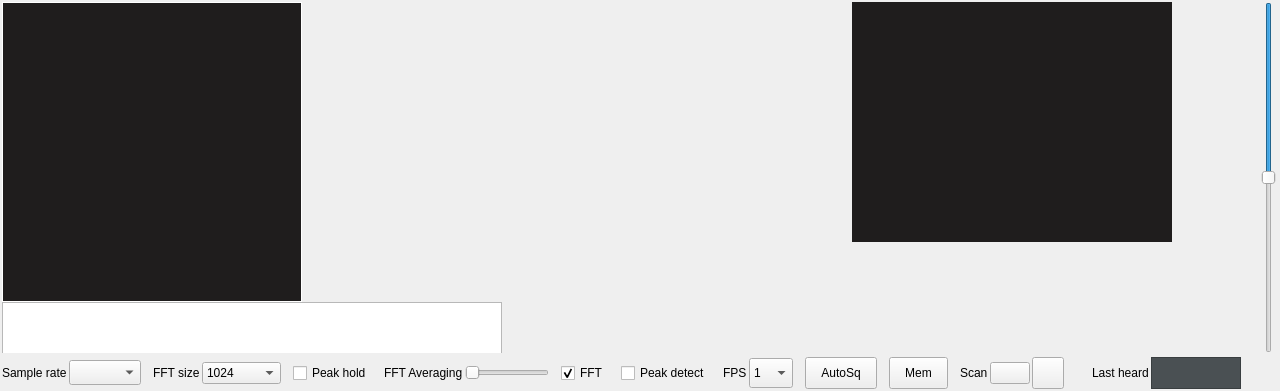
         <widget class="QFrame" name="plotterContainer">
          <property name="geometry">
           <rect>
            <x>0</x>
            <y>0</y>
            <width>1280</width>
            <height>391</height>
           </rect>
          </property>
          <property name="sizePolicy">
           <sizepolicy hsizetype="MinimumExpanding" vsizetype="MinimumExpanding">
            <horstretch>0</horstretch>
            <verstretch>0</verstretch>
           </sizepolicy>
          </property>
          <property name="minimumSize">
           <size>
            <width>400</width>
            <height>200</height>
           </size>
          </property>
          <layout class="QGridLayout" name="gridLayout_6">
           <property name="sizeConstraint">
            <enum>QLayout::SetMaximumSize</enum>
           </property>
           <property name="leftMargin">
            <number>2</number>
           </property>
           <property name="topMargin">
            <number>2</number>
           </property>
           <property name="rightMargin">
            <number>4</number>
           </property>
           <property name="bottomMargin">
            <number>1</number>
           </property>
           <property name="horizontalSpacing">
            <number>3</number>
           </property>
           <property name="verticalSpacing">
            <number>2</number>
           </property>
           <item row="0" column="2">
            <widget class="QSlider" name="panadapterSlider">
             <property name="toolTip">
              <string>Panadapter/Waterfall size</string>
             </property>
             <property name="whatsThis">
              <string>Panadapter/Waterfall size</string>
             </property>
             <property name="maximum">
              <number>100</number>
             </property>
             <property name="value">
              <number>50</number>
             </property>
             <property name="orientation">
              <enum>Qt::Vertical</enum>
             </property>
             <property name="invertedAppearance">
              <bool>true</bool>
             </property>
             <property name="invertedControls">
              <bool>false</bool>
             </property>
            </widget>
           </item>
           <item row="0" column="1">
            <widget class="CPlotter" name="plotterFrame">
             <property name="sizePolicy">
              <sizepolicy hsizetype="MinimumExpanding" vsizetype="MinimumExpanding">
               <horstretch>0</horstretch>
               <verstretch>0</verstretch>
              </sizepolicy>
             </property>
             <property name="minimumSize">
              <size>
               <width>500</width>
               <height>300</height>
              </size>
             </property>
             <property name="maximumSize">
              <size>
               <width>32764</width>
               <height>32764</height>
              </size>
             </property>
             <property name="styleSheet">
              <string notr="true">font: 10pt &quot;Sans Serif&quot;;
QToolTip {
font: 12pt &quot;Sans Serif&quot;;
color:white;
 border-width:0px; s
border-style:solid; 
background-color:black;
}</string>
             </property>
             <widget class="QWidget" name="constellationDisplay" native="true">
              <property name="geometry">
               <rect>
                <x>0</x>
                <y>0</y>
                <width>300</width>
                <height>300</height>
               </rect>
              </property>
              <property name="sizePolicy">
               <sizepolicy hsizetype="Fixed" vsizetype="Fixed">
                <horstretch>0</horstretch>
                <verstretch>0</verstretch>
               </sizepolicy>
              </property>
              <property name="minimumSize">
               <size>
                <width>300</width>
                <height>300</height>
               </size>
              </property>
              <property name="maximumSize">
               <size>
                <width>300</width>
                <height>300</height>
               </size>
              </property>
              <property name="styleSheet">
               <string notr="true">border: 1px solid white;
background-color: #1F1D1D;</string>
              </property>
              <widget class="QLabel" name="constellationLabel">
               <property name="geometry">
                <rect>
                 <x>0</x>
                 <y>0</y>
                 <width>300</width>
                 <height>300</height>
                </rect>
               </property>
               <property name="toolTip">
                <string>Constellation display</string>
               </property>
               <property name="text">
                <string/>
               </property>
              </widget>
             </widget>
             <widget class="QWidget" name="videoFrame" native="true">
              <property name="geometry">
               <rect>
                <x>850</x>
                <y>0</y>
                <width>320</width>
                <height>240</height>
               </rect>
              </property>
              <property name="sizePolicy">
               <sizepolicy hsizetype="Fixed" vsizetype="Fixed">
                <horstretch>0</horstretch>
                <verstretch>0</verstretch>
               </sizepolicy>
              </property>
              <property name="styleSheet">
               <string notr="true">border: 0px solid black;
background-color: #1F1D1D;</string>
              </property>
              <widget class="QLabel" name="videoLabel">
               <property name="geometry">
                <rect>
                 <x>0</x>
                 <y>0</y>
                 <width>320</width>
                 <height>240</height>
                </rect>
               </property>
               <property name="sizePolicy">
                <sizepolicy hsizetype="Fixed" vsizetype="Fixed">
                 <horstretch>0</horstretch>
                 <verstretch>0</verstretch>
                </sizepolicy>
               </property>
               <property name="minimumSize">
                <size>
                 <width>320</width>
                 <height>240</height>
                </size>
               </property>
               <property name="maximumSize">
                <size>
                 <width>320</width>
                 <height>240</height>
                </size>
               </property>
               <property name="styleSheet">
                <string notr="true">border: 0px black;</string>
               </property>
               <property name="frameShape">
                <enum>QFrame::NoFrame</enum>
               </property>
               <property name="frameShadow">
                <enum>QFrame::Plain</enum>
               </property>
               <property name="lineWidth">
                <number>0</number>
               </property>
               <property name="midLineWidth">
                <number>0</number>
               </property>
               <property name="text">
                <string/>
               </property>
               <property name="alignment">
                <set>Qt::AlignCenter</set>
               </property>
              </widget>
             </widget>
             <widget class="QTextEdit" name="secondaryTextDisplay">
              <property name="geometry">
               <rect>
                <x>0</x>
                <y>300</y>
                <width>500</width>
                <height>100</height>
               </rect>
              </property>
              <property name="sizePolicy">
               <sizepolicy hsizetype="Fixed" vsizetype="Fixed">
                <horstretch>0</horstretch>
                <verstretch>0</verstretch>
               </sizepolicy>
              </property>
              <property name="styleSheet">
               <string notr="true"/>
              </property>
              <property name="lineWidth">
               <number>3</number>
              </property>
              <property name="horizontalScrollBarPolicy">
               <enum>Qt::ScrollBarAlwaysOff</enum>
              </property>
             </widget>
            </widget>
           </item>
           <item row="1" column="1">
            <layout class="QHBoxLayout" name="horizontalLayout_2" stretch="0,0,0,0,0,0,0,0,0,0,0,0,0,0,0,0,0,0,0,0,0,0,0,0,0,0,0,0,0,0">
             <property name="spacing">
              <number>2</number>
             </property>
             <property name="sizeConstraint">
              <enum>QLayout::SetMaximumSize</enum>
             </property>
             <property name="topMargin">
              <number>2</number>
             </property>
             <property name="bottomMargin">
              <number>1</number>
             </property>
             <item>
              <widget class="QLabel" name="label_16">
               <property name="styleSheet">
                <string notr="true">font: 8pt &quot;Sans Serif&quot;;
</string>
               </property>
               <property name="text">
                <string>Sample rate</string>
               </property>
              </widget>
             </item>
             <item>
              <widget class="QComboBox" name="sampleRateBox">
               <property name="font">
                <font>
                 <family>Sans Serif</family>
                 <pointsize>9</pointsize>
                 <weight>50</weight>
                 <italic>false</italic>
                 <bold>false</bold>
                </font>
               </property>
               <property name="toolTip">
                <string>Set sample rate</string>
               </property>
               <property name="styleSheet">
                <string notr="true">font: 9pt &quot;Sans Serif&quot;;
</string>
               </property>
              </widget>
             </item>
             <item>
              <spacer name="horizontalSpacer_9">
               <property name="orientation">
                <enum>Qt::Horizontal</enum>
               </property>
               <property name="sizeType">
                <enum>QSizePolicy::Fixed</enum>
               </property>
               <property name="sizeHint" stdset="0">
                <size>
                 <width>10</width>
                 <height>10</height>
                </size>
               </property>
              </spacer>
             </item>
             <item>
              <widget class="QLabel" name="label_17">
               <property name="styleSheet">
                <string notr="true">font: 8pt &quot;Sans Serif&quot;;
</string>
               </property>
               <property name="text">
                <string>FFT size</string>
               </property>
              </widget>
             </item>
             <item>
              <widget class="QComboBox" name="fftSizeBox">
               <property name="toolTip">
                <string>Set FFT size</string>
               </property>
               <property name="styleSheet">
                <string notr="true">font: 9pt &quot;Sans Serif&quot;;</string>
               </property>
               <property name="currentIndex">
                <number>0</number>
               </property>
               <property name="maxVisibleItems">
                <number>15</number>
               </property>
               <item>
                <property name="text">
                 <string>1024</string>
                </property>
               </item>
               <item>
                <property name="text">
                 <string>2048</string>
                </property>
               </item>
               <item>
                <property name="text">
                 <string>4096</string>
                </property>
               </item>
               <item>
                <property name="text">
                 <string>8192</string>
                </property>
               </item>
               <item>
                <property name="text">
                 <string>16384</string>
                </property>
               </item>
               <item>
                <property name="text">
                 <string>32768</string>
                </property>
               </item>
               <item>
                <property name="text">
                 <string>65536</string>
                </property>
               </item>
               <item>
                <property name="text">
                 <string>131072</string>
                </property>
               </item>
               <item>
                <property name="text">
                 <string>262144</string>
                </property>
               </item>
               <item>
                <property name="text">
                 <string>524288</string>
                </property>
               </item>
               <item>
                <property name="text">
                 <string>1048576</string>
                </property>
               </item>
              </widget>
             </item>
             <item>
              <spacer name="horizontalSpacer_7">
               <property name="orientation">
                <enum>Qt::Horizontal</enum>
               </property>
               <property name="sizeType">
                <enum>QSizePolicy::Fixed</enum>
               </property>
               <property name="sizeHint" stdset="0">
                <size>
                 <width>10</width>
                 <height>20</height>
                </size>
               </property>
              </spacer>
             </item>
             <item>
              <widget class="QCheckBox" name="peakHoldCheckBox">
               <property name="toolTip">
                <string>FFT peak hold</string>
               </property>
               <property name="styleSheet">
                <string notr="true">font: 8pt &quot;Sans Serif&quot;;
</string>
               </property>
               <property name="text">
                <string>Peak hold</string>
               </property>
              </widget>
             </item>
             <item>
              <spacer name="horizontalSpacer">
               <property name="orientation">
                <enum>Qt::Horizontal</enum>
               </property>
               <property name="sizeType">
                <enum>QSizePolicy::Fixed</enum>
               </property>
               <property name="sizeHint" stdset="0">
                <size>
                 <width>10</width>
                 <height>20</height>
                </size>
               </property>
              </spacer>
             </item>
             <item>
              <widget class="QLabel" name="label_35">
               <property name="styleSheet">
                <string notr="true">font: 8pt &quot;Sans Serif&quot;;</string>
               </property>
               <property name="text">
                <string>FFT Averaging</string>
               </property>
              </widget>
             </item>
             <item>
              <widget class="QSlider" name="averagingSlider">
               <property name="sizePolicy">
                <sizepolicy hsizetype="Fixed" vsizetype="Fixed">
                 <horstretch>0</horstretch>
                 <verstretch>0</verstretch>
                </sizepolicy>
               </property>
               <property name="maximumSize">
                <size>
                 <width>16777215</width>
                 <height>25</height>
                </size>
               </property>
               <property name="toolTip">
                <string>Averaging</string>
               </property>
               <property name="minimum">
                <number>1</number>
               </property>
               <property name="maximum">
                <number>10</number>
               </property>
               <property name="pageStep">
                <number>1</number>
               </property>
               <property name="orientation">
                <enum>Qt::Horizontal</enum>
               </property>
              </widget>
             </item>
             <item>
              <spacer name="horizontalSpacer_2">
               <property name="orientation">
                <enum>Qt::Horizontal</enum>
               </property>
               <property name="sizeType">
                <enum>QSizePolicy::Fixed</enum>
               </property>
               <property name="sizeHint" stdset="0">
                <size>
                 <width>10</width>
                 <height>20</height>
                </size>
               </property>
              </spacer>
             </item>
             <item>
              <widget class="QCheckBox" name="fftEnableCheckBox">
               <property name="toolTip">
                <string>Disable FFT and Waterfall for extra CPU</string>
               </property>
               <property name="styleSheet">
                <string notr="true">font: 8pt &quot;Sans Serif&quot;;
</string>
               </property>
               <property name="text">
                <string>FFT</string>
               </property>
               <property name="checked">
                <bool>true</bool>
               </property>
              </widget>
             </item>
             <item>
              <spacer name="horizontalSpacer_3">
               <property name="orientation">
                <enum>Qt::Horizontal</enum>
               </property>
               <property name="sizeType">
                <enum>QSizePolicy::Fixed</enum>
               </property>
               <property name="sizeHint" stdset="0">
                <size>
                 <width>10</width>
                 <height>20</height>
                </size>
               </property>
              </spacer>
             </item>
             <item>
              <widget class="QCheckBox" name="peakDetectCheckBox">
               <property name="styleSheet">
                <string notr="true">font: 8pt &quot;Sans Serif&quot;;</string>
               </property>
               <property name="text">
                <string>Peak detect</string>
               </property>
              </widget>
             </item>
             <item>
              <spacer name="horizontalSpacer_4">
               <property name="orientation">
                <enum>Qt::Horizontal</enum>
               </property>
               <property name="sizeType">
                <enum>QSizePolicy::Fixed</enum>
               </property>
               <property name="sizeHint" stdset="0">
                <size>
                 <width>10</width>
                 <height>20</height>
                </size>
               </property>
              </spacer>
             </item>
             <item>
              <widget class="QLabel" name="label_13">
               <property name="styleSheet">
                <string notr="true">font: 8pt &quot;Sans Serif&quot;;</string>
               </property>
               <property name="text">
                <string>FPS</string>
               </property>
              </widget>
             </item>
             <item>
              <widget class="QComboBox" name="fpsBox">
               <property name="sizePolicy">
                <sizepolicy hsizetype="Fixed" vsizetype="Fixed">
                 <horstretch>0</horstretch>
                 <verstretch>0</verstretch>
                </sizepolicy>
               </property>
               <property name="maximumSize">
                <size>
                 <width>80</width>
                 <height>30</height>
                </size>
               </property>
               <property name="toolTip">
                <string>Waterfall FPS</string>
               </property>
               <property name="styleSheet">
                <string notr="true">font: 8pt &quot;Sans Serif&quot;;
</string>
               </property>
               <property name="currentIndex">
                <number>0</number>
               </property>
               <item>
                <property name="text">
                 <string>1</string>
                </property>
               </item>
               <item>
                <property name="text">
                 <string>5</string>
                </property>
               </item>
               <item>
                <property name="text">
                 <string>10</string>
                </property>
               </item>
               <item>
                <property name="text">
                 <string>15</string>
                </property>
               </item>
               <item>
                <property name="text">
                 <string>20</string>
                </property>
               </item>
               <item>
                <property name="text">
                 <string>25</string>
                </property>
               </item>
               <item>
                <property name="text">
                 <string>30</string>
                </property>
               </item>
               <item>
                <property name="text">
                 <string>35</string>
                </property>
               </item>
               <item>
                <property name="text">
                 <string>40</string>
                </property>
               </item>
               <item>
                <property name="text">
                 <string>45</string>
                </property>
               </item>
               <item>
                <property name="text">
                 <string>50</string>
                </property>
               </item>
              </widget>
             </item>
             <item>
              <spacer name="horizontalSpacer_11">
               <property name="orientation">
                <enum>Qt::Horizontal</enum>
               </property>
               <property name="sizeType">
                <enum>QSizePolicy::Fixed</enum>
               </property>
               <property name="sizeHint" stdset="0">
                <size>
                 <width>10</width>
                 <height>20</height>
                </size>
               </property>
              </spacer>
             </item>
             <item>
              <widget class="QPushButton" name="autoSquelchButton">
               <property name="sizePolicy">
                <sizepolicy hsizetype="Fixed" vsizetype="Fixed">
                 <horstretch>0</horstretch>
                 <verstretch>0</verstretch>
                </sizepolicy>
               </property>
               <property name="maximumSize">
                <size>
                 <width>100</width>
                 <height>35</height>
                </size>
               </property>
               <property name="toolTip">
                <string>Automatic squelch</string>
               </property>
               <property name="styleSheet">
                <string notr="true">font: 8pt &quot;Sans Serif&quot;;
padding-left:15px;
padding-right:15px;</string>
               </property>
               <property name="text">
                <string>AutoSq</string>
               </property>
              </widget>
             </item>
             <item>
              <spacer name="horizontalSpacer_5">
               <property name="orientation">
                <enum>Qt::Horizontal</enum>
               </property>
               <property name="sizeType">
                <enum>QSizePolicy::Fixed</enum>
               </property>
               <property name="sizeHint" stdset="0">
                <size>
                 <width>10</width>
                 <height>20</height>
                </size>
               </property>
              </spacer>
             </item>
             <item>
              <widget class="QPushButton" name="memoriesButton">
               <property name="sizePolicy">
                <sizepolicy hsizetype="Fixed" vsizetype="Fixed">
                 <horstretch>0</horstretch>
                 <verstretch>0</verstretch>
                </sizepolicy>
               </property>
               <property name="maximumSize">
                <size>
                 <width>100</width>
                 <height>35</height>
                </size>
               </property>
               <property name="toolTip">
                <string>&lt;html&gt;&lt;head/&gt;&lt;body&gt;&lt;p&gt;Memory channels&lt;/p&gt;&lt;/body&gt;&lt;/html&gt;</string>
               </property>
               <property name="styleSheet">
                <string notr="true">padding-left:15px;
padding-right:15px;</string>
               </property>
               <property name="text">
                <string>Mem</string>
               </property>
               <property name="checkable">
                <bool>true</bool>
               </property>
              </widget>
             </item>
             <item>
              <spacer name="horizontalSpacer_20">
               <property name="orientation">
                <enum>Qt::Horizontal</enum>
               </property>
               <property name="sizeType">
                <enum>QSizePolicy::Fixed</enum>
               </property>
               <property name="sizeHint" stdset="0">
                <size>
                 <width>10</width>
                 <height>20</height>
                </size>
               </property>
              </spacer>
             </item>
             <item>
              <widget class="QLabel" name="label_25">
               <property name="text">
                <string>Scan</string>
               </property>
              </widget>
             </item>
             <item>
              <widget class="QPushButton" name="scanDownButton">
               <property name="sizePolicy">
                <sizepolicy hsizetype="Fixed" vsizetype="Fixed">
                 <horstretch>0</horstretch>
                 <verstretch>0</verstretch>
                </sizepolicy>
               </property>
               <property name="toolTip">
                <string>Scan down</string>
               </property>
               <property name="text">
                <string/>
               </property>
               <property name="icon">
                <iconset resource="resources.qrc">
                 <normaloff>:/res/arrow-left-double.png</normaloff>
                 <normalon>:/res/go-first-view.png</normalon>:/res/arrow-left-double.png</iconset>
               </property>
               <property name="checkable">
                <bool>true</bool>
               </property>
              </widget>
             </item>
             <item>
              <widget class="QPushButton" name="scanUpButton">
               <property name="sizePolicy">
                <sizepolicy hsizetype="Fixed" vsizetype="Fixed">
                 <horstretch>0</horstretch>
                 <verstretch>0</verstretch>
                </sizepolicy>
               </property>
               <property name="maximumSize">
                <size>
                 <width>32</width>
                 <height>32</height>
                </size>
               </property>
               <property name="toolTip">
                <string>Scan up</string>
               </property>
               <property name="layoutDirection">
                <enum>Qt::LeftToRight</enum>
               </property>
               <property name="autoFillBackground">
                <bool>false</bool>
               </property>
               <property name="styleSheet">
                <string notr="true">font: 8pt &quot;Sans Serif&quot;;

</string>
               </property>
               <property name="text">
                <string/>
               </property>
               <property name="icon">
                <iconset resource="resources.qrc">
                 <normaloff>:/res/arrow-right-double.png</normaloff>
                 <normalon>:/res/go-last-view.png</normalon>
                 <activeon>:/res/go-last-view.png</activeon>
                 <selectedon>:/res/go-last-view.png</selectedon>:/res/arrow-right-double.png</iconset>
               </property>
               <property name="iconSize">
                <size>
                 <width>16</width>
                 <height>16</height>
                </size>
               </property>
               <property name="checkable">
                <bool>true</bool>
               </property>
              </widget>
             </item>
             <item>
              <spacer name="horizontalSpacer_21">
               <property name="orientation">
                <enum>Qt::Horizontal</enum>
               </property>
               <property name="sizeHint" stdset="0">
                <size>
                 <width>40</width>
                 <height>20</height>
                </size>
               </property>
              </spacer>
             </item>
             <item>
              <spacer name="horizontalSpacer_22">
               <property name="orientation">
                <enum>Qt::Horizontal</enum>
               </property>
               <property name="sizeType">
                <enum>QSizePolicy::MinimumExpanding</enum>
               </property>
               <property name="sizeHint" stdset="0">
                <size>
                 <width>10</width>
                 <height>20</height>
                </size>
               </property>
              </spacer>
             </item>
             <item>
              <widget class="QLabel" name="label_22">
               <property name="text">
                <string>Last heard</string>
               </property>
              </widget>
             </item>
             <item>
              <widget class="QLabel" name="labelDisplayCallsign">
               <property name="sizePolicy">
                <sizepolicy hsizetype="Fixed" vsizetype="Fixed">
                 <horstretch>0</horstretch>
                 <verstretch>0</verstretch>
                </sizepolicy>
               </property>
               <property name="minimumSize">
                <size>
                 <width>90</width>
                 <height>32</height>
                </size>
               </property>
               <property name="font">
                <font>
                 <family>Monospace</family>
                 <pointsize>9</pointsize>
                 <weight>50</weight>
                 <italic>false</italic>
                 <bold>false</bold>
                </font>
               </property>
               <property name="toolTip">
                <string>Incoming transmission callsign</string>
               </property>
               <property name="styleSheet">
                <string notr="true">color: #ffffde;
font: 9pt &quot;Monospace&quot;;
background-color: #4a5053</string>
               </property>
               <property name="frameShape">
                <enum>QFrame::StyledPanel</enum>
               </property>
               <property name="frameShadow">
                <enum>QFrame::Sunken</enum>
               </property>
               <property name="lineWidth">
                <number>1</number>
               </property>
               <property name="text">
                <string/>
               </property>
               <property name="alignment">
                <set>Qt::AlignCenter</set>
               </property>
               <property name="textInteractionFlags">
                <set>Qt::LinksAccessibleByMouse|Qt::TextSelectableByMouse</set>
               </property>
              </widget>
             </item>
             <item>
              <spacer name="horizontalSpacer_8">
               <property name="orientation">
                <enum>Qt::Horizontal</enum>
               </property>
               <property name="sizeHint" stdset="0">
                <size>
                 <width>40</width>
                 <height>20</height>
                </size>
               </property>
              </spacer>
             </item>
            </layout>
           </item>
          </layout>
         </widget>
